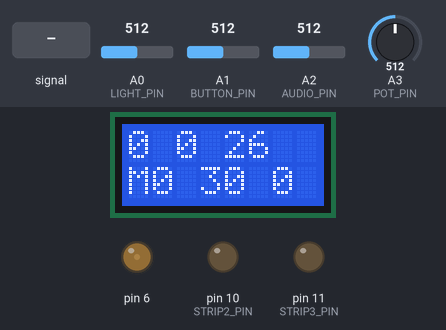
This sketch was run on a simulated Arduino Uno, built with avr-gcc and run on an emulated ATmega328P. On the bench: 8×2 character LCD, output pins drawn as LEDs (lit = HIGH). The inputs (shaded band) are chosen by the test bench; at power-on: A0 (LIGHT_PIN) = 512, A2 (AUDIO_PIN) = 512, A1 (BUTTON_PIN) = 512, A3 (POT_PIN) = 512. Pins used as bus, display or sensor lines are not drawn.

Above: at 3.8 s.
3.9 s: A2 (AUDIO_PIN) fed a 200 Hz sine of ±81 counts around its level
At 4.35 s:
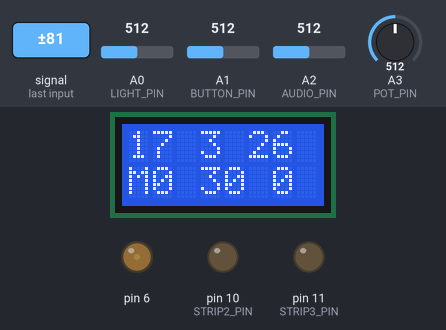
5.7 s: A0 (LIGHT_PIN) set to 716
At 5.88 s:
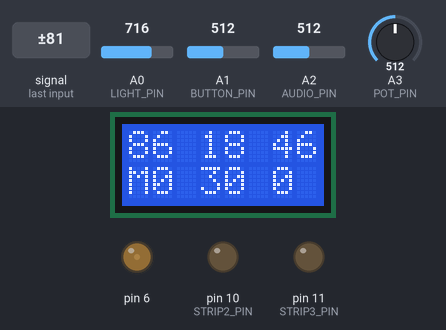
7.2 s: A2 (AUDIO_PIN) set to 716
At 7.42 s:
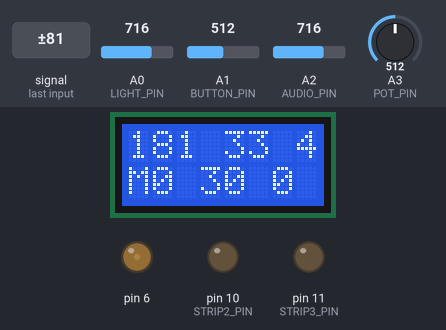
8.8 s: A2 (AUDIO_PIN) fed a 1000 Hz sine of ±255 counts around its level
At 9.22 s:
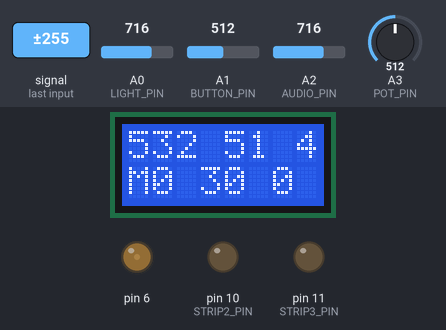
10.5 s: A1 (BUTTON_PIN) set to 140
At 11.78 s:
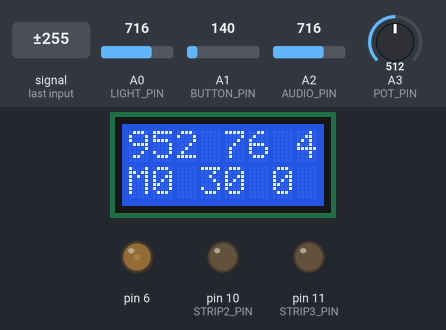
13.1 s: A1 (BUTTON_PIN) set to 114
At 14.4 s:
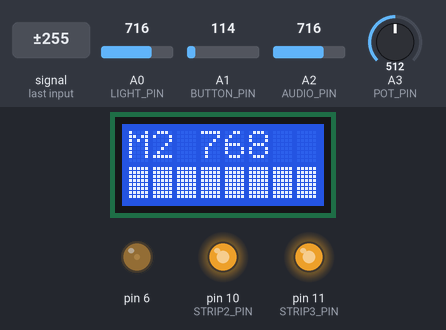
Timing chart, 0 to 15.6 s (numbered marks = the images above; inputs shaded):
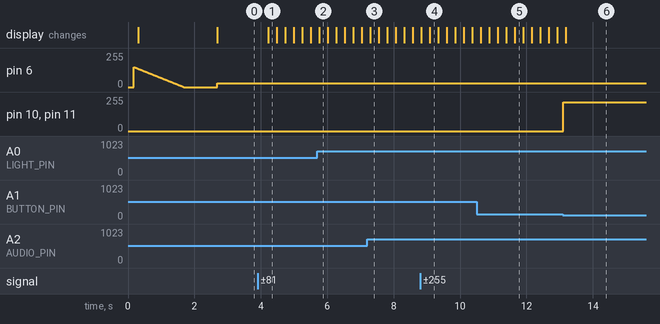

The sketch:

SunriseClockLCD.ino
```cpp
//#define TEST_MODE

#define LCD_LENGTH 8.0
#define LCD_ROWS 2

//#include <LiquidCrystal_8x2.h>
#include <LiquidCrystal.h>

#define BUTTON_PIN A1
#define ERROR_WINDOW 75  // +/- this value, for button input
#define BUTTONDELAY 20

#define NOISE_THRESHOLD    6
#define SECONDS_BUFFER     60
#define SAMPLE_TIME       100
#define AUDIO_TRIGGER_VAL  30
#define MIN_SAMPLE_SIZE    10 * (1000/SAMPLE_TIME)

#define MODE_OFF 0
#define MODE_WAKING 1
#define MODE_ON 2
#define MODE_SLEEP 3
#define MODE_IGNORE_TRIGGER_DELAY 4
#define MODE_IGNORE_TRIGGER 5

#define STRIP1_PIN  5
#define STRIP2_PIN  10
#define STRIP3_PIN  11

#define LIGHT_PIN  A0
#define SWITCH_PIN A1
#define AUDIO_PIN  A2
#define POT_PIN    A3


byte brightness_1[256]={
  0,1,1,1,1,1,1,1,1,1,1,1,1,1,1,1,1,1,1,1,1,1,1,1,1,1,1,1,1,1,1,1,2,2,2,2,2,2,2,2,2,2,2,2,2,2,2,2,2,2,2,3,3,3,3,3,3,3,3,3,3,3,3,3,4,4,4,4,4,4,4,4,4,
  4,4,5,5,5,5,5,5,5,5,6,6,6,6,6,6,6,7,7,7,7,7,7,8,8,8,8,8,8,9,9,9,9,10,10,10,10,10,11,11,11,11,12,12,12,13,13,13,13,14,14,14,15,15,15,16,16,16,17,17,18,18,18,19,19,20,20,20,21,21,22,22,23,23,
  24,24,25,26,26,27,27,28,29,29,30,31,31,32,33,33,34,35,36,36,37,38,39,40,41,42,42,43,44,45,46,47,48,50,51,52,53,54,55,57,58,59,60,62,63,64,66,67,69,70,72,74,75,77,79,80,82,84,86,88,90,91,94,
  96,98,100,102,104,107,109,111,114,116,119,122,124,127,130,133,136,139,142,145,148,151,155,158,161,165,169,172,176,180,184,188,192,196,201,205,210,214,219,224,229,234,239,244,250,255};

byte p1[8]={
  0x10,0x10,0x10,0x10,0x10,0x10,0x10,0x10};
byte p2[8]={
  0x18,0x18,0x18,0x18,0x18,0x18,0x18,0x18};
byte p3[8]={
  0x1C,0x1C,0x1C,0x1C,0x1C,0x1C,0x1C,0x1C};
byte p4[8]={
  0x1E,0x1E,0x1E,0x1E,0x1E,0x1E,0x1E,0x1E};
byte p5[8]={
  0x1F,0x1F,0x1F,0x1F,0x1F,0x1F,0x1F,0x1F};

#define MAX_COUNTER 768


#ifdef TEST_MODE
unsigned long  DELAY_TOTAL_TIME = 1;  //seconds
unsigned long DELAY_ENABLE_TIME = 5; //in seconds
//unsigned int ledBrightnessDelay = 0;//(DELAY_TOTAL_TIME*60*1000)/MAX_COUNTER; //in miliseconds
unsigned int mode = 1;
#else
unsigned long  DELAY_TOTAL_TIME = 30*60;  //minutes
unsigned long DELAY_ENABLE_TIME = 2.5*60*60; //in seconds
unsigned int mode = 0;
#endif


unsigned long button2Hold = 0;

unsigned long ledBrightnessDelay = (DELAY_TOTAL_TIME*1000)/MAX_COUNTER; //in miliseconds
unsigned int inputThresholdLevel = 15;
unsigned int inputThresholdTime = 20;  //in seconds
unsigned long maxAudio = 0;
unsigned int str1 = 0;
unsigned int str2 = 0;
unsigned int str3 = 0;
unsigned long count = 0;
unsigned long timeElapsed = 0;

unsigned int lightValue = 0;
int audioValue = 0;
unsigned int potValue   = 0;
unsigned int switchValue= 0;

unsigned long buttonLastChecked = 0;
unsigned long lastButtonPressedTime = 0;
int audioHistory[SECONDS_BUFFER*(1000/SAMPLE_TIME)];
unsigned int audioHistoryPointer = 0;
unsigned long lastAudioSampleTime = 0;

//8 bit: RS, RW, EN, , D4, D5, D6, D7
//RS-->PC0
//RW-->PC1
//EN-->PC2
LiquidCrystal lcd(2,3,4,13,12,8,7);

/*****************************************
 *       Filtering Code Starts Here       *
 ******************************************/
 /*
void wait_for_tick(void) {
  unsigned long timestamp = millis();
  while(millis() == timestamp);
}

void wait_for_five_ticks(void) {
  wait_for_tick();
  wait_for_tick();
  wait_for_tick();
  wait_for_tick();
  wait_for_tick();
}

int readAnalog(int sensorPin){
  int total;
  // Filter out any 50 Hz hum by using a 4-point moving average
  // Each sample takes about 0.1ms, so we have to wait a relatively
  // long a while between samples.
  wait_for_tick();
  total = analogRead(sensorPin);
  wait_for_five_ticks();
  total += analogRead(sensorPin);
  wait_for_five_ticks();
  total += analogRead(sensorPin);
  wait_for_five_ticks();
  total += analogRead(sensorPin);
  total  /= 4;
  return total;
}
/**/
/*****************************************
 *       Filtering Code Ends Here         *
 ******************************************/

/*****************************************
 *       Multi Button Code Starts Here    *
 ******************************************/
int usedVal = 0;
int buttonPushed(int pinNum) {
  int val = 0;         // variable to store the read value
  digitalWrite((14+pinNum), HIGH); // enable the 20k internal pullup
  val = analogRead(pinNum);   // read the input pin

  // we don't use the upper position because that is the same as the
  // all-open switch value when the internal 20K ohm pullup is enabled.
  //if( val >= 923 and val <= 1023 )

  if ( val >= (400-ERROR_WINDOW) and val <= (400+ERROR_WINDOW) ) { // 430
    return 2;
  }
  else if ( val >= (200-ERROR_WINDOW) and val <= (200+ERROR_WINDOW) ) { // 230
    return 1;
  }
  else{
    return 0;  // no button found to have been pushed
  }
}

/*****************************************
 *       Multi Button Code Ends Here      *
 ******************************************/
int prevPotValue;
int onModeBrightness = 0;
float brightnessEXP = 0;
int backlit = 30;
void setup(){


#ifdef TEST_MODE
  Serial.begin(9600);
  Serial.write("");
  Serial.write("");
#endif

  if(MAX_COUNTER == 768){


    brightnessEXP = 115.595;
  }
  else{
    brightnessEXP = 46;
  }


  initLCD();
#ifdef TEST_MODE
  lcd.print("TESTMODE");
  lcd.setCursor(0,1);
  lcd.print("ENABLED");
  mode=4;

#else
  lcd.print("Starting");
  lcd.setCursor(0,1);
  lcd.print("  v0.1.2");
  for(int i = 150; i >= 0; i--){
    delay(10);
    adjustLed(6, i); //sets medium intensity for LCD
  }
  for(int i = 0; i >= 150; i--){
    delay(10);
    adjustLed(6, i); //sets medium intensity for LCD
  }
#endif
  delay(1000);
  lcd.print(ledBrightnessDelay);
  initMode(mode);
  prevPotValue = onModeBrightness;
  adjustLed(6, backlit);
} //***************   END OF SETUP METHOD

int lastButtonPressed = 0;


int readAudioPin(){
  int readAudioValue = analogRead(AUDIO_PIN);
  readAudioValue = abs(readAudioValue-512)-NOISE_THRESHOLD;
  if(readAudioValue < 0) readAudioValue = 0;
  if(readAudioValue > 250) readAudioValue = 250;
  return readAudioValue;
}

int inputOff = 0;
int lastRef = 0;
unsigned long lastAdjusted = 0;
int adjustedBrightness = 0;

void adjustBacklit(int backVal, int lightVal){
  /*
   int adj = map(lightVal,600,1024,0,150);
   if((backVal - adj) < 10) backVal = 10;
   else backVal-= adj;
  /**/
  adjustedBrightness = backVal;
  adjustLed(6, backVal);
}
/**/
void loop(){
  potValue = analogRead(POT_PIN);
  lightValue = analogRead(LIGHT_PIN);


  if(abs(millis()-button2Hold) > 200 && button2Hold > 0){
    backlit = analogRead(POT_PIN)/4;
    adjustBacklit(backlit,map(lightValue,500,1024,0,150));
  }

  if(abs(millis()-lastAdjusted) > 200){
    adjustBacklit(backlit,map(lightValue,500,1024,0,150));
    lastAdjusted = millis();
  }

  /*
  int inputPin = POT_PIN;
   int newReading = analogRead(inputPin);

   int diff = (newReading -lastRef);

   if(abs(diff) < NOISE_THRESHOLD){ //input changing too much, cant use it
   if(diff != 0){
   diff=diff/4;
   adjustLed(STRIP1_PIN, str1+diff);
   adjustLed(STRIP2_PIN, str2+diff);
   adjustLed(STRIP3_PIN, str3+diff);
   }

   }
   lastRef = newReading;
  /**/
  //  potValue = readAnalog(POT_PIN);
  //  lightValue = readAnalog(LIGHT_PIN);
  //  adjustLed(6, (potValue-(lightValue/3))/4); // need to work on adjusting LCD brightness when its dark


  //adjustLed(6, map(potValue,0,1024,0,256)); // need to work on adjusting LCD brightness when its dark


  if(mode == MODE_ON){
    if(count == MAX_COUNTER){
      if(abs(analogRead(POT_PIN)-onModeBrightness) > 50 ){
        count=analogRead(POT_PIN);
      }
      else{
        setBrightness(count-25);
      }
    }
    else {
      onModeBrightness = analogRead(POT_PIN);
      count = potValue * 0.7470703125;
      setBrightness(count);
      lcd.setCursor(0,0);
      lcd.print("ON-Adjst");
      //delay(250);
    }

  }
  else if(mode == MODE_OFF){
    if( (millis() - lastAudioSampleTime) > SAMPLE_TIME){
      setBrightness(0);

      audioHistory[audioHistoryPointer ++] = readAudioPin();
      if(audioHistoryPointer > (SECONDS_BUFFER*(1000/SAMPLE_TIME))) audioHistoryPointer = 0;

      unsigned long averageLevel = 0;
      unsigned int levelCount = 0;
      for (int i = 0; i < SECONDS_BUFFER*(1000/SAMPLE_TIME); i++) {
        int value = audioHistory[i];

        if(value > 0){
          averageLevel += value;
          levelCount ++;
        }
      }
      averageLevel = averageLevel / (1000/SAMPLE_TIME);
      maxAudio=averageLevel;
      lastAudioSampleTime = millis();
      count = levelCount;

      if(averageLevel >= AUDIO_TRIGGER_VAL && levelCount >= MIN_SAMPLE_SIZE){
        initMode(MODE_WAKING);
      }
    }

  }
  else if(mode == MODE_WAKING){
    //    debug();
    if(abs(millis () - timeElapsed) > ledBrightnessDelay){
      timeElapsed = millis();

      setBrightness(count++);
      if(count > MAX_COUNTER) initMode(MODE_ON);
    }
  }
  else if(mode == MODE_SLEEP){
    if(abs(onModeBrightness-analogRead(POT_PIN)) > 50){
      onModeBrightness = analogRead(POT_PIN);
      count = potValue * 0.7470703125;
    }
    if(abs(millis () - timeElapsed) > ledBrightnessDelay){
      timeElapsed = millis();
      count--;
      if(count <= 0){
        initMode(MODE_IGNORE_TRIGGER_DELAY);
      }
      else {
        setBrightness(count);
      }
    }
  }
  else if(mode == MODE_IGNORE_TRIGGER_DELAY){
    setBrightness(0);
    count = (DELAY_ENABLE_TIME -(abs(millis () - timeElapsed)/1000) )   ;
    if((abs(millis () - timeElapsed)/1000) > DELAY_ENABLE_TIME){
      initMode(MODE_OFF);
    }
  }
  /**/

  //*******************  Check if buttons were pressed
  if( buttonLastChecked == 0 ) // see if this is the first time checking the buttons
    buttonLastChecked = millis()+BUTTONDELAY;  // force a check this cycle
  if( millis() - buttonLastChecked > BUTTONDELAY ) { // make sure a reasonable delay passed
    if( int buttNum = buttonPushed(BUTTON_PIN) ) {
      if(lastButtonPressed != buttNum){
        lastButtonPressed = buttNum;
        lastButtonPressedTime = millis();
      }
      if(buttNum == 2){
        button2Hold = lastButtonPressedTime;
      }
    }
    else {
      if(lastButtonPressed){
        unsigned long buttonPressedTime = millis()/lastButtonPressedTime;
        buttonHandler(lastButtonPressed,buttonPressedTime);
      }


      lastButtonPressed = 0;
      button2Hold = 0;
    }

    //        if(lastButtonPressed != 0){
    buttonLastChecked = millis(); // reset the lastChecked value
  }
  //*******************  END Check if buttons were pressed


  updateDisplay();
}

int prevBrightness =0;
int prevStr1 = 0;
int prevStr2 = 0;
int prevStr3 = 0;


void setBrightness(int brightness){
  if(brightness > MAX_COUNTER){
    brightness = MAX_COUNTER;
  }

  if(brightness <= 0 | 0){
    adjustLed(STRIP1_PIN, 0);
    adjustLed(STRIP2_PIN, 0);
    adjustLed(STRIP3_PIN, 0);
  }
  else  {
    int newBrightness=brightness_1[brightness/3];
    int scale = brightness % 3;
    if(newBrightness < 25){
      str1 = newBrightness;
      str2 = newBrightness;
      str3 = newBrightness;
    }
    else {
      str1=str2=str3=newBrightness;
      if(scale == 0) {
        str2=str3=newBrightness-1;
      }
      else if (scale == 1){
        str3=newBrightness-1;
      }
    }


    prevBrightness = newBrightness;
#ifdef TEST_MODE
    Serial.print(millis());
    Serial.print(",");
    Serial.print(brightness);
    Serial.print(",");
    Serial.print(str1);
    Serial.print(",");
    Serial.print(str2);
    Serial.print(",");
    Serial.print(str3);
    Serial.print(",");
    Serial.print(str3);
    Serial.print(",");
    Serial.println(readAnalog(LIGHT_PIN));
#endif
    adjustLed(STRIP1_PIN, str1);
    adjustLed(STRIP2_PIN, str2);
    adjustLed(STRIP3_PIN, str3);
  }

}


void initMode(int newMode){
  onModeBrightness = analogRead(POT_PIN);
  for (int i = 0; i < SECONDS_BUFFER*(1000/SAMPLE_TIME); i++) {
    audioHistory[i] = 0;
  }

  if(newMode == MODE_OFF){
    setBrightness(0);
  }
  else if(newMode == MODE_WAKING){
    //timeElapsed = millis();
    count = 0;
  }
  else if(newMode == MODE_ON){
    count = MAX_COUNTER;
    setBrightness(count-10);
  }
  else if(newMode == MODE_SLEEP){
    count = MAX_COUNTER;
  }
  else if(newMode == MODE_IGNORE_TRIGGER_DELAY){
    str1=0;
    str2=0;
    str3=0;
    //timeElapsed = millis();
  }
  else if(newMode == MODE_IGNORE_TRIGGER){

  }

  timeElapsed = millis();
  mode = newMode;

}


void buttonHandler(unsigned int button, unsigned long timeHeld){
  if(button == 1){
    if(mode == MODE_OFF){
      initMode(MODE_ON);

    }
    else if(mode == MODE_ON){
      initMode(MODE_SLEEP);
    }
    else if(mode == MODE_SLEEP){
      initMode(MODE_IGNORE_TRIGGER_DELAY);
    }
    else if(mode == MODE_IGNORE_TRIGGER_DELAY){
      initMode(MODE_ON);
    }

  }

  if(button == 2){
    if(mode == MODE_ON){
      initMode(MODE_OFF);
    }
  }

}

void adjustLed(int pin,int value){
  if(value > 255) value = 255;
  if(value < 0)   value = 0;
  analogWrite(pin,value);
}

unsigned long lastUpdated = 0;


void updateDisplay(){

  if(abs(millis()-lastUpdated) > 250){

    unsigned int time_in_mode = (millis() - timeElapsed) / 1000 / 60; //time in seconds)
    if(mode ==3){
      lcd.setCursor(0,0);
      lcd.print("M");
      lcd.print(mode);
      lcd.print(" ");
      //lcd.print(ledBrightnessDelay*count/1000);
      print_time(ledBrightnessDelay*count);
      lcd.print("    ");
      printBar(map(count,0,MAX_COUNTER,0,100),1);
    }
    else if(mode == 4){
      lcd.setCursor(0,0);
      lcd.print("M");
      lcd.print(mode);
      lcd.print(" ");
      //lcd.print(ledBrightnessDelay*count/1000);
      print_time(ledBrightnessDelay*count);
      lcd.print("    ");
      printBar(map(count,DELAY_ENABLE_TIME*1000,0,0,100),1);
    }
    else if(mode == 1){
      lcd.setCursor(0,0);
      lcd.print("M");
      lcd.print(mode);
      lcd.print(" ");
      print_time(ledBrightnessDelay*MAX_COUNTER-ledBrightnessDelay*count);

      printBar(map(count,0,MAX_COUNTER,100,0),1);
    }
    else     if(mode == 2){
      lcd.setCursor(0,0);
      lcd.print("M");
      lcd.print(mode);
      lcd.print(" ");
      //      lcd.print(ledBrightnessDelay);
      lcd.print(count);
      lcd.print("    ");
      printBar(map(count,0,MAX_COUNTER,0,100),1);
    }
    else{


      lcd.clear();
      lcd.print(maxAudio);
      lcd.print( " "  );
      lcd.print(count);
      lcd.print( " "  );
      lcd.print((lightValue/10)-25);
      lcd.setCursor(0,1);
      lcd.print("M");
      lcd.print(mode);
      lcd.print(" ");
      lcd.print(adjustedBrightness);
      lcd.print(" ");
      if(time_in_mode < 100) {
        lcd.print(time_in_mode);
      }
      else {
        lcd.print(time_in_mode/60);
      }
    }
    /**/
    //lcd.print(lightValue);
    maxAudio = 0;
    lastUpdated = millis();
  }
}


void initLCD(){
  delay(100);
  lcd.createChar(0, p1);
  lcd.createChar(1, p2);
  lcd.createChar(2, p3);
  lcd.createChar(3, p4);
  lcd.createChar(4, p5);

  lcd.begin(LCD_LENGTH, LCD_ROWS);


}

void print_time(unsigned long t_milli)
{
  char buffer[20];
  int days, hours, mins, secs;
  int fractime;
  unsigned long inttime;

  inttime  = t_milli / 1000;
  fractime = t_milli % 1000;
  // inttime is the total number of number of seconds
  // fractimeis the number of thousandths of a second

  // number of days is total number of seconds divided by 24 divided by 3600
  days     = inttime / (24*3600);
  inttime  = inttime % (24*3600);

  // Now, inttime is the remainder after subtracting the number of seconds
  // in the number of days
  hours    = inttime / 3600;
  inttime  = inttime % 3600;

  // Now, inttime is the remainder after subtracting the number of seconds
  // in the number of days and hours
  mins     = inttime / 60;
  inttime  = inttime % 60;

  // Now inttime is the number of seconds left after subtracting the number
  // in the number of days, hours and minutes. In other words, it is the
  // number of seconds.
  secs = inttime;
  if(hours > 0){
    // Don't bother to print days
    sprintf(buffer, "%02dh%02d", hours, mins);
  }  else {
    sprintf(buffer, "%02dm%02d",mins, secs);
  }
  lcd.print(buffer);
}

void printBar(int percentage,int row){

  double ratio = 100/(LCD_LENGTH*5);
  double numberOfBars = percentage/ratio;

  int blocks      = floor(numberOfBars/5);
  int remainder   = numberOfBars - (blocks*5);
  int emptyBlocks = LCD_LENGTH-ceil(numberOfBars/5);


  lcd.setCursor(0, row);

  for(int i = 0; i < blocks;i++){
    lcd.print((char)4);
  }

  if(remainder > 0){
    // drawing charater's colums
    switch (remainder) {
    case 0:
      break;
    case 1:
      lcd.print((char)0);
      break;
    case 2:
      lcd.print((char)1);
      break;
    case 3:
      lcd.print((char)2);
      break;
    case 4:
      lcd.print((char)3);
      break;
    }
  }
  for(int i = 0; i < emptyBlocks;i++) lcd.print(" ");

}
```

Measured:
- the behaviour switches between 125 and 124 on A1 (BUTTON_PIN) (found by bisection; images 5 and 6)
- after the input at 3.9 s, the display: changes after 0.33 s (image 1)
- after the input at 13.1 s, pin 10 (STRIP2_PIN), pin 11 (STRIP3_PIN): 0/255 → 214/255 at once; the display: changes after 0.09 s (image 6)
